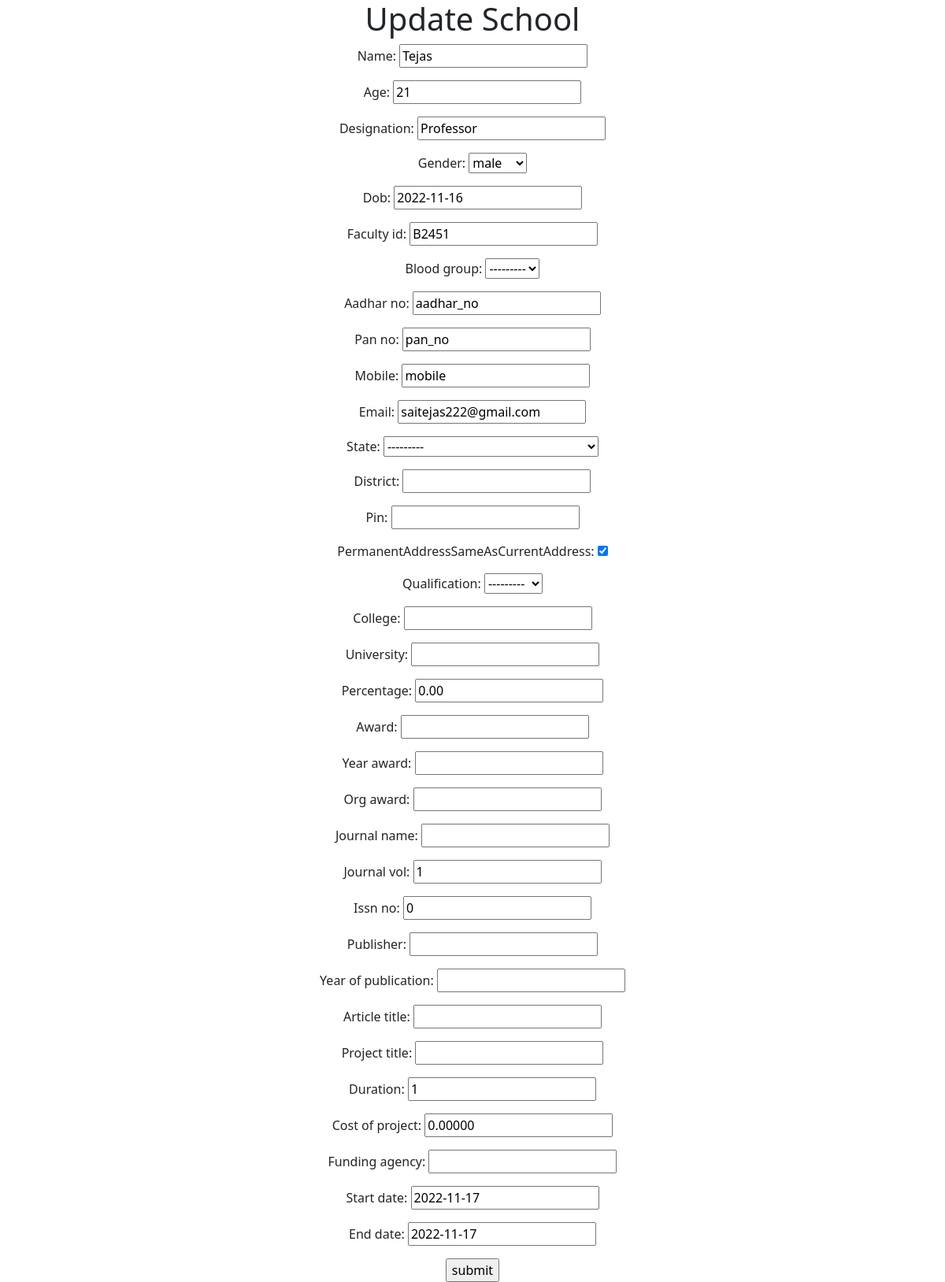
Screenshot of /basic_app/update/1/ with the database file from the repository.
### basic_app/models.py (models this page shows, shortened)
class Faculty(models.Model):
    name=models.CharField(max_length=256)
    age=models.PositiveIntegerField()
    designation=models.CharField(max_length=50)
    faculty_id=models.CharField(max_length=5,blank=True)
    photo = models.ImageField(upload_to='photos',default='default_pic.jpg')
    MALE="male"
    FEMALE="female"
    GENDER_CHOICE=[
    (MALE,"male"),
    (FEMALE,"female")
    ]
    gender=models.CharField(
        max_length=10,
        choices=GENDER_CHOICE,
        default=MALE
    )
    dob=models.DateField(default=datetime.date.today)
    groups=[
    ("A+ve","A+ve"),
    ("B+ve","B+ve"),
    ("A-ve","A-ve"),
    ("B-ve","B-ve"),
    ("O+ve","O+ve"),
    ("AB-ve","A-ve")
    ]
    blood_group=models.CharField(
        max_length=5,
        choices=groups,
        blank=True
    )
    aadhar_no=models.CharField(max_length=12)
    pan_no=models.CharField(max_length=10,blank=True)
    mobile=models.CharField(max_length=10,blank=True)
    email=models.EmailField(blank=True)
    state_choices = [
        ("Andhra Pradesh","Andhra Pradesh"),("Arunachal Pradesh ","Arunachal Pradesh "),("Assam","Assam"),("Bihar","Bihar"),("Chhattisgarh","Chhattisgarh"),
        ("Goa","Goa"),("Gujarat","Gujarat"),("Haryana","Haryana"),("Himachal Pradesh","Himachal Pradesh"),("Jammu and Kashmir ","Jammu and Kashmir "),
        ("Jharkhand","Jharkhand"),("Karnataka","Karnataka"),("Kerala","Kerala"),("Madhya Pradesh","Madhya Pradesh"),("Maharashtra","Maharashtra"),
        ("Manipur","Manipur"),("Meghalaya","Meghalaya"),("Mizoram","Mizoram"),("Nagaland","Nagaland"),("Odisha","Odisha"),("Punjab","Punjab"),("Rajasthan","Rajasthan"),
        ("Sikkim","Sikkim"),("Tamil Nadu","Tamil Nadu"),("Telangana","Telangana"),("Tripura","Tripura"),("Uttar Pradesh","Uttar Pradesh"),("Uttarakhand","Uttarakhand"),
        ("West Bengal","West Bengal"),("Andaman and Nicobar Islands","Andaman and Nicobar Islands"),("Chandigarh","Chandigarh"),
        ("Dadra and Nagar Haveli","Dadra and Nagar Haveli"),("Daman and Diu","Daman and Diu"),("Lakshadweep","Lakshadweep"),
        ("National Capital Territory of Delhi","National Capital Territory of Delhi"),("Puducherry","Puducherry")
        ]
    state=models.CharField(
    max_length=35,
    choices=state_choices,
    blank=True
    )
    district=models.CharField(max_length=256,blank=True)
    house_no=models.PositiveIntegerField(default=0)
    locality=models.CharField(blank=True,max_length=100)
    pin=models.CharField(max_length=6,blank=True)
    permanentAddressSameAsCurrentAddress=models.BooleanField(default=True)
    qualification_choices=[
    ("SSC","SSC"),
    ("Inter","Inter"),
    ("UG","UG"),
    ("PG","PG"),
    ("Phd","Phd"),
    ("Others","Others")
    ]
    qualification=models.CharField(
    max_length=25,
    choices=qualification_choices,
    blank=True
    )
    college=models.CharField(max_length=100,blank=True)
    graduation_year=models.CharField(max_length=4,blank=True)
    university=models.CharField(max_length=60,blank=True)
    percentage=models.DecimalField(decimal_places=2,max_digits=5,default=0.00)
    award=models.CharField(max_length=100,blank=True)
    year_award=models.CharField(max_length=4,blank=True)
    org_award=models.CharField(max_length=50,blank=True)
    journal_name=models.CharField(max_length=100,blank=True)
    journal_vol=models.PositiveIntegerField(default=1)
    issn_no=models.PositiveIntegerField(default=0)
    publisher=models.CharField(max_length=100,blank=True)
    year_of_publication=models.CharField(max_length=4,blank=True)
    article_title=models.CharField(max_length=50,blank=True)
    project_title=models.CharField(max_length=100,blank=True)
    duration=models.PositiveIntegerField(default=1)
    cost_of_project=models.DecimalField(decimal_places=5,max_digits=10,default=0.00)
    funding_agency=models.CharField(max_length=100,blank=True)
    start_date=models.DateField(default=datetime.date.today)
    end_date=models.DateField(default=datetime.date.today)

### basic_app/views.py (the view)
# urls.py: re_path(r'^update/(?P<pk>\d+)/$',views.FacultyUpdateView.as_view(),name='update'),
class FacultyUpdateView(UpdateView):
    fields=('name','age','designation','gender','dob','faculty_id','blood_group','aadhar_no',
    'pan_no','mobile','email','state','district','pin','permanentAddressSameAsCurrentAddress',
    'qualification','college','university','percentage','award','year_award','org_award',
    'journal_name','journal_vol','issn_no','publisher','year_of_publication','article_title',
    'project_title','duration','cost_of_project','funding_agency','start_date','end_date'
    )
    model=models.Faculty

### basic_app/templates/basic_app/faculty_form.html (shortened to what this page needs)
<!DOCTYPE html>
<html lang="en" dir="ltr">
  <head>
      <link href="https://cdn.jsdelivr.net/npm/bootstrap@5.2.1/dist/css/bootstrap.min.css" rel="stylesheet">
  </head>
  <center>
  <body>
    <h1>
    </h1>
    <form  method="post">
      {{form.as_p}}
      <input type="submit" name="" value="submit">
    </form>
  </body>
</center>
</html>

### rows the page displays
Faculty: name "Tejas", age "21", designation "Professor", gender "male", dob "2022-11-16", faculty_id "B2451", blood_group "---------", aadhar_no "aadhar_no", pan_no "pan_no", mobile "mobile", email "saitejas222@gmail.com", state "---------", permanentAddressSameAsCurrentAddress "☑", qualification "---------", percentage "0.00", journal_vol "1", issn_no "0", duration "1", cost_of_project "0.00000", start_date "2022-11-17", end_date "2022-11-17"
